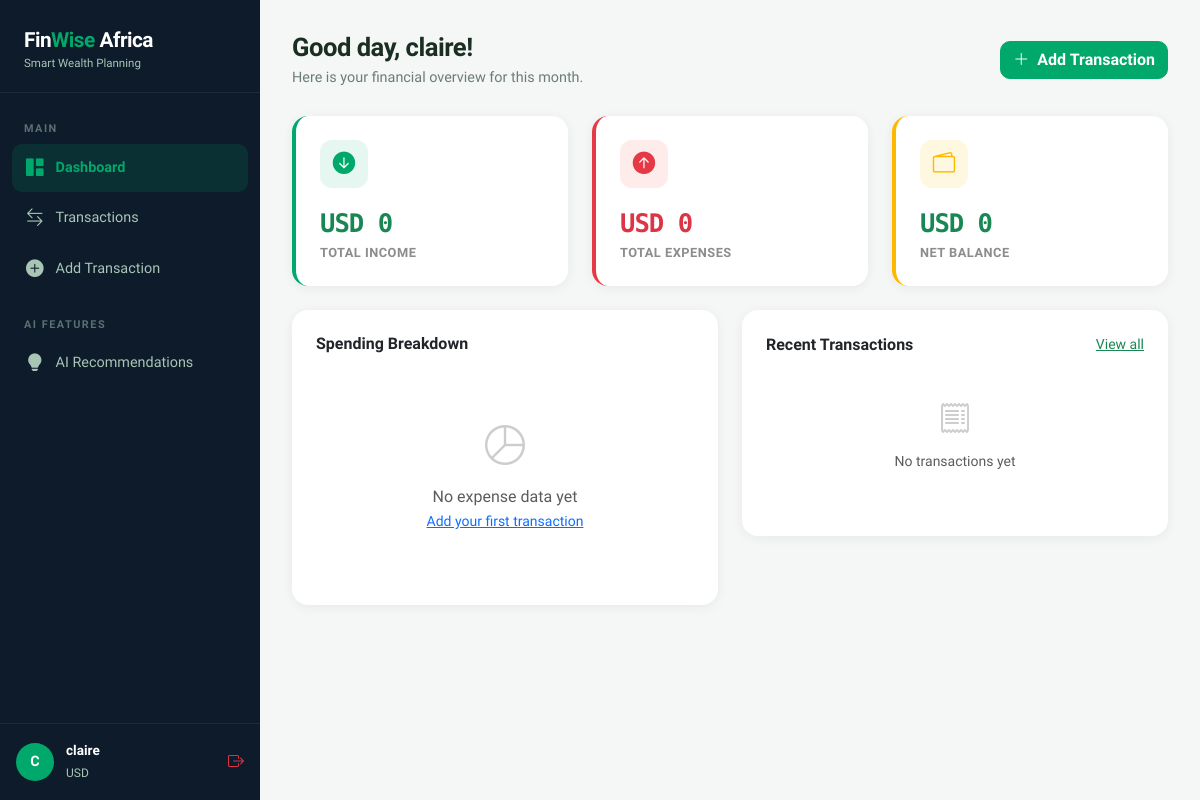
Before: /dashboard (signed in) with the older database file.
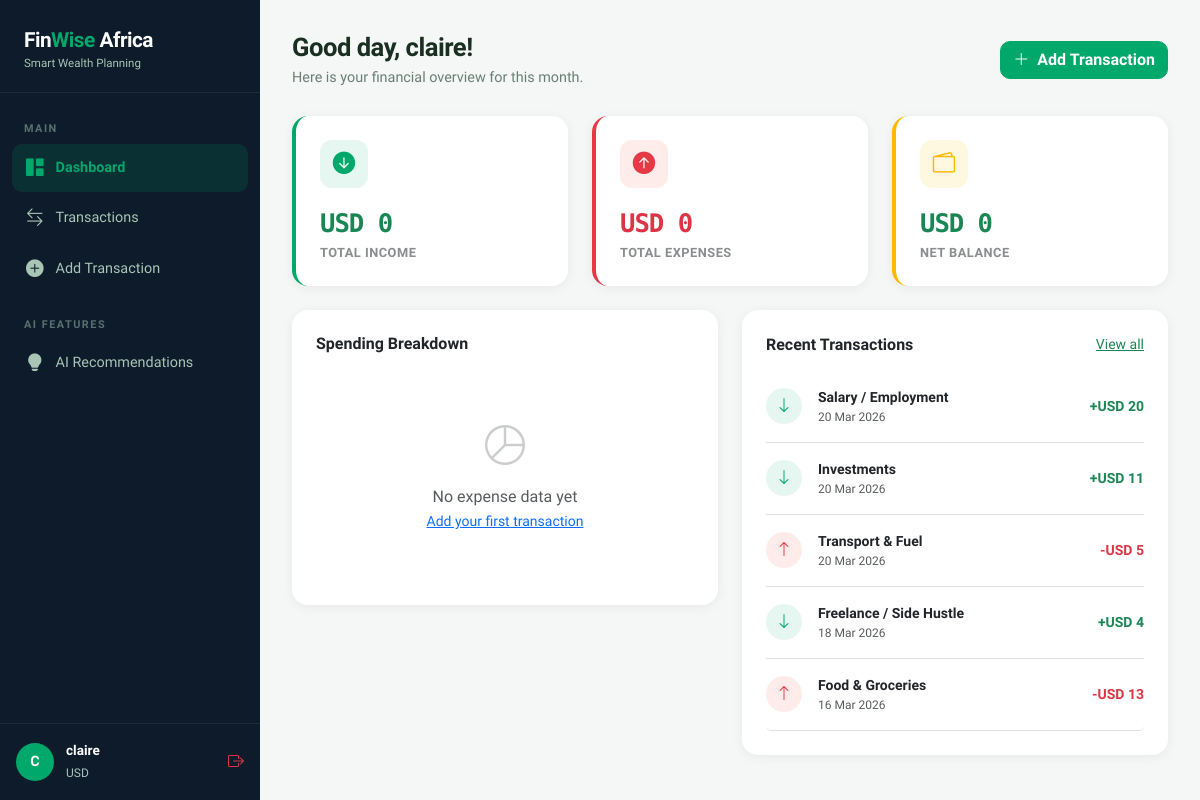
After: the same page with the newer database file.
### models/user.py (models this page shows, shortened)
class User(UserMixin, db.Model):
    __tablename__ = 'users'
    id = db.Column(db.Integer, primary_key=True)
    full_name = db.Column(db.String(100), nullable=False)
    email = db.Column(db.String(120), unique=True, nullable=False)
    password_hash = db.Column(db.String(256), nullable=False)
    currency = db.Column(db.String(10), default='KES')
    monthly_income_target = db.Column(db.Float, default=0.0)
    created_at = db.Column(db.DateTime, default=db.func.now())
    transactions = db.relationship('Transaction', backref='user', lazy=True)
    savings = db.relationship('Savings', backref='user', lazy=True)

### models/transaction.py (models this page shows, shortened)
class Transaction(db.Model):
    __tablename__ = 'transactions'
    id = db.Column(db.Integer, primary_key=True)
    user_id = db.Column(db.Integer, db.ForeignKey('users.id'), nullable=False)
    type = db.Column(db.String(20), nullable=False)  # 'income' or 'expense'
    category = db.Column(db.String(50), nullable=False)
    amount = db.Column(db.Float, nullable=False)
    description = db.Column(db.String(200))
    date = db.Column(db.Date, nullable=False, default=datetime.utcnow().date)
    created_at = db.Column(db.DateTime, default=datetime.utcnow)

### routes/dashboard.py (the view)
@dashboard_bp.route('/')
@dashboard_bp.route('/dashboard')
@login_required
def index():
    now = datetime.utcnow()
    month_start = date(now.year, now.month, 1)
    total_income = db.session.query(func.sum(Transaction.amount)).filter(
        Transaction.user_id == current_user.id,
        Transaction.type == 'income',
        Transaction.date >= month_start
    ).scalar() or 0
    total_expenses = db.session.query(func.sum(Transaction.amount)).filter(
        Transaction.user_id == current_user.id,
        Transaction.type == 'expense',
        Transaction.date >= month_start
    ).scalar() or 0
    balance = total_income - total_expenses
    savings_goals = Savings.query.filter_by(user_id=current_user.id).all()
    recent_transactions = Transaction.query.filter_by(user_id=current_user.id)\
        .order_by(Transaction.date.desc()).limit(5).all()
    expense_by_category = db.session.query(
        Transaction.category, func.sum(Transaction.amount)
    ).filter(
        Transaction.user_id == current_user.id,
        Transaction.type == 'expense',
        Transaction.date >= month_start
    ).group_by(Transaction.category).all()
    return render_template('dashboard/index.html',
        total_income=total_income,
        total_expenses=total_expenses,
        balance=balance,
        savings_goals=savings_goals,
        recent_transactions=recent_transactions,
        expense_by_category=expense_by_category
    )

### app.py (called while the page is built)
def create_app():
    app = Flask(__name__)
    app.config.from_object(Config)
    db.init_app(app)
    login_manager = LoginManager()
    login_manager.init_app(app)
    login_manager.login_view = 'auth.login'
    login_manager.login_message_category = 'warning'
    @login_manager.user_loader
    def load_user(user_id):
        return User.query.get(int(user_id))
    from routes.auth import auth_bp
    from routes.dashboard import dashboard_bp
    from routes.transactions import transactions_bp
    from routes.recommendations import recommendations_bp
    app.register_blueprint(auth_bp)
    app.register_blueprint(dashboard_bp)
    app.register_blueprint(transactions_bp)
    app.register_blueprint(recommendations_bp)
    @app.route('/')
    def index():
        return redirect(url_for('dashboard.index'))
    with app.app_context():
        db.create_all()
    return app

### templates/dashboard/index.html (shortened to what this page needs)
{% extends 'base.html' %}
{% block content %}
<div class="page-header d-flex justify-content-between align-items-center">
    <div>
        <h2>Good day, {{ current_user.full_name.split()[0] }}!</h2>
        <p>Here is your financial overview for this month.</p>
    </div>
    <a href="{{ url_for('transactions.add') }}" class="btn btn-primary">
        <i class="bi bi-plus-lg me-2"></i>Add Transaction
    </a>
</div>
<div class="row g-4 mb-4">
    <div class="col-md-4">
        <div class="stat-card card" style="border-left: 4px solid #00A86B;">
            <div class="stat-icon" style="background:#E6F7F1; color:#00A86B;">
                <i class="bi bi-arrow-down-circle-fill"></i>
            </div>
            <div class="stat-value text-success">{{ current_user.currency }} {{ "{:,.0f}".format(total_income) }}</div>
            <div class="stat-label text-muted">Total Income</div>
        </div>
    </div>
    <div class="col-md-4">
        <div class="stat-card card" style="border-left: 4px solid #E63946;">
            <div class="stat-icon" style="background:#FDECEA; color:#E63946;">
                <i class="bi bi-arrow-up-circle-fill"></i>
            </div>
            <div class="stat-value text-danger">{{ current_user.currency }} {{ "{:,.0f}".format(total_expenses) }}</div>
            <div class="stat-label text-muted">Total Expenses</div>
        </div>
    </div>
    <div class="col-md-4">
        <div class="stat-card card" style="border-left: 4px solid #FFB800;">
            <div class="stat-icon" style="background:#FFF8E1; color:#FFB800;">
                <i class="bi bi-wallet2"></i>
            </div>
            <div class="stat-value {{ 'text-success' if balance >= 0 else 'text-danger' }}">
                {{ current_user.currency }} {{ "{:,.0f}".format(balance) }}
            </div>
            <div class="stat-label text-muted">Net Balance</div>
        </div>
    </div>
</div>
<div class="row g-4">
    <div class="col-md-6">
        <div class="card p-4">
            <h6 class="fw-bold mb-3">Spending Breakdown</h6>
            {% if expense_by_category %}
                <canvas id="expenseChart" height="220"></canvas>
            {% else %}
                <div class="text-center py-5 text-muted">
                    <i class="bi bi-pie-chart" style="font-size:2.5rem; opacity:0.3"></i>
                    <p class="mt-2 mb-0">No expense data yet</p>
                    <small><a href="{{ url_for('transactions.add') }}">Add your first transaction</a></small>
                </div>
            {% endif %}
        </div>
    </div>
    <div class="col-md-6">
        <div class="card p-4">
            <div class="d-flex justify-content-between align-items-center mb-3">
                <h6 class="fw-bold mb-0">Recent Transactions</h6>
                <a href="{{ url_for('transactions.index') }}" class="text-success small">View all</a>
            </div>
            {% if recent_transactions %}
                <div class="list-group list-group-flush">
                {% for t in recent_transactions %}
                    <div class="list-group-item px-0 d-flex justify-content-between align-items-center border-0 border-bottom py-3">
                        <div class="d-flex align-items-center gap-3">
                            <div class="rounded-circle d-flex align-items-center justify-content-center"
                                style="width:36px;height:36px;background:{{ '#E6F7F1' if t.type == 'income' else '#FDECEA' }};">
                                <i class="bi bi-{{ 'arrow-down' if t.type == 'income' else 'arrow-up' }}"
                                   style="color:{{ '#00A86B' if t.type == 'income' else '#E63946' }};font-size:1rem;"></i>
                            </div>
                            <div>
                                <div class="fw-semibold small">{{ t.category }}</div>
                                <div class="text-muted" style="font-size:0.75rem">{{ t.date.strftime('%d %b %Y') }}</div>
                            </div>
                        </div>
                        <span class="fw-bold small {{ 'text-success' if t.type == 'income' else 'text-danger' }}">
                            {{ '+' if t.type == 'income' else '-' }}{{ current_user.currency }} {{ "{:,.0f}".format(t.amount) }}
                        </span>
                    </div>
                {% endfor %}
                </div>
            {% else %}
                <div class="text-center py-4 text-muted">
                    <i class="bi bi-receipt" style="font-size:2rem;opacity:0.3"></i>
                    <p class="mt-2 small">No transactions yet</p>
                </div>
            {% endif %}
        </div>
    </div>
</div>
{% endblock %}

### templates/base.html (shortened to what this page needs)
<!DOCTYPE html>
<html lang="en">
<head>
    <link href="https://cdn.jsdelivr.net/npm/bootstrap@5.3.0/dist/css/bootstrap.min.css" rel="stylesheet">
    <link href="https://cdn.jsdelivr.net/npm/bootstrap-icons@1.11.0/font/bootstrap-icons.css" rel="stylesheet">
</head>
<body>
{% if current_user.is_authenticated %}
<div class="sidebar">
    <div class="sidebar-brand">
        <h4>Fin<span>Wise</span> Africa</h4>
        <small>Smart Wealth Planning</small>
    </div>
    <nav class="sidebar-nav">
        <div class="sidebar-label">Main</div>
        <a href="{{ url_for('dashboard.index') }}" class="{{ 'active' if request.endpoint == 'dashboard.index' }}">
            <i class="bi bi-grid-1x2-fill"></i> Dashboard
        </a>
        <a href="{{ url_for('transactions.index') }}" class="{{ 'active' if 'transactions' in request.endpoint }}">
            <i class="bi bi-arrow-left-right"></i> Transactions
        </a>
        <a href="{{ url_for('transactions.add') }}">
            <i class="bi bi-plus-circle-fill"></i> Add Transaction
        </a>
        <div class="sidebar-label mt-3">AI Features</div>
        <a href="{{ url_for('recommendations.index') }}" class="{{ 'active' if 'recommendations' in request.endpoint }}">
            <i class="bi bi-lightbulb-fill"></i> AI Recommendations
        </a>
    </nav>
    <div class="sidebar-user">
        <div class="user-avatar">{{ current_user.full_name[0].upper() }}</div>
        <div class="user-info">
            <strong>{{ current_user.full_name.split()[0] }}</strong>
            <small>{{ current_user.currency }}</small>
        </div>
        <a href="{{ url_for('auth.logout') }}" class="ms-auto text-danger" title="Logout">
            <i class="bi bi-box-arrow-right"></i>
        </a>
    </div>
</div>
<div class="main-content">
{% endif %}
    {% block content %}{% endblock %}
{% if current_user.is_authenticated %}
</div>
{% endif %}
</body>
</html>

### templates/base.html (style rules this page uses)
:root { --primary: #00A86B; --primary-dark: #007A4D; --primary-light: #E6F7F1; --accent: #FFB800; --danger: #E63946; --bg: #F4F7F5; --sidebar-bg: #0D1B2A; --sidebar-text: #A8C5B5; --sidebar-active: #00A86B; --card-bg: #FFFFFF; --text-main: #1A2E22; --text-muted: #6B7E75; }
* { box-sizing: border-box; }
body { font-family: 'Plus Jakarta Sans', sans-serif; background: var(--bg); color: var(--text-main); margin: 0; }
.sidebar { width: 260px; min-height: 100vh; background: var(--sidebar-bg); position: fixed; top: 0; left: 0; display: flex; flex-direction: column; padding: 0; z-index: 100; transition: all 0.3s; }
.sidebar-brand { padding: 28px 24px 20px; border-bottom: 1px solid rgba(255,255,255,0.07); }
.sidebar-brand h4 { color: #fff; font-weight: 800; font-size: 1.3rem; margin: 0; letter-spacing: -0.5px; }
.sidebar-brand span { color: var(--primary); }
.sidebar-brand small { color: var(--sidebar-text); font-size: 0.72rem; display: block; margin-top: 2px; }
.sidebar-nav { padding: 20px 12px; flex: 1; }
.sidebar-label { color: rgba(168,197,181,0.5); font-size: 0.68rem; font-weight: 700; letter-spacing: 1.5px; text-transform: uppercase; padding: 8px 12px 6px; }
.sidebar-nav a { display: flex; align-items: center; gap: 12px; padding: 11px 14px; color: var(--sidebar-text); text-decoration: none; border-radius: 10px; font-size: 0.9rem; font-weight: 500; margin-bottom: 2px; transition: all 0.2s; }
.sidebar-nav a:hover, .sidebar-nav a.active { background: rgba(0,168,107,0.15); color: #fff; }
.sidebar-nav a.active { color: var(--primary); font-weight: 600; }
.sidebar-nav a i { font-size: 1.1rem; }
.sidebar-user { padding: 16px; border-top: 1px solid rgba(255,255,255,0.07); display: flex; align-items: center; gap: 12px; }
.user-avatar { width: 38px; height: 38px; border-radius: 50%; background: var(--primary); display: flex; align-items: center; justify-content: center; color: white; font-weight: 700; font-size: 0.9rem; flex-shrink: 0; }
.user-info small { color: var(--sidebar-text); font-size: 0.75rem; }
.user-info strong { color: #fff; font-size: 0.85rem; display: block; }
.main-content { margin-left: 260px; min-height: 100vh; padding: 32px; }
.page-header { margin-bottom: 28px; }
.page-header h2 { font-weight: 800; font-size: 1.6rem; margin: 0; letter-spacing: -0.5px; }
.page-header p { color: var(--text-muted); margin: 4px 0 0; font-size: 0.9rem; }
.card { border: none; border-radius: 16px; box-shadow: 0 2px 12px rgba(0,0,0,0.06); background: var(--card-bg); }
.stat-card { border-radius: 16px; padding: 24px; position: relative; overflow: hidden; }
.stat-card .stat-icon { width: 48px; height: 48px; border-radius: 12px; display: flex; align-items: center; justify-content: center; font-size: 1.4rem; margin-bottom: 16px; }
.stat-card .stat-value { font-size: 1.6rem; font-weight: 800; letter-spacing: -1px; font-family: 'Space Mono', monospace; }
.stat-card .stat-label { font-size: 0.8rem; font-weight: 600; text-transform: uppercase; letter-spacing: 0.5px; opacity: 0.7; }
.btn-primary { background: var(--primary); border-color: var(--primary); font-weight: 600; border-radius: 10px; }

Changed rows visible on the page:
added Transaction: category "Salary / Employment", date "20 Mar 2026", type "+", {{ current_user.currency }} "USD", amount "20"
added Transaction: category "Investments", date "20 Mar 2026", type "+", {{ current_user.currency }} "USD", amount "11"
added Transaction: category "Transport & Fuel", date "20 Mar 2026", type "-", {{ current_user.currency }} "USD", amount "5"
added Transaction: category "Freelance / Side Hustle", date "18 Mar 2026", type "+", {{ current_user.currency }} "USD", amount "4"
added Transaction: category "Food & Groceries", date "16 Mar 2026", type "-", {{ current_user.currency }} "USD", amount "13"
Other visible differences:
text no longer shown: "No transactions yet"
